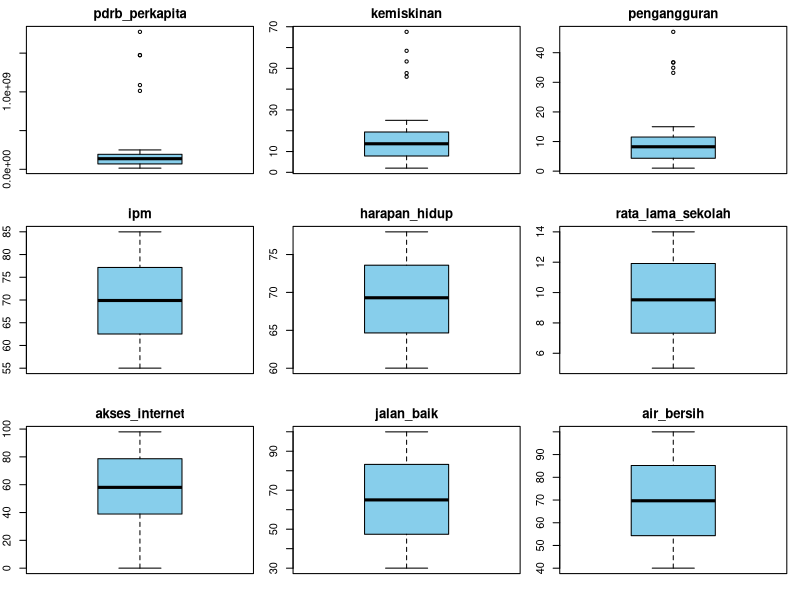
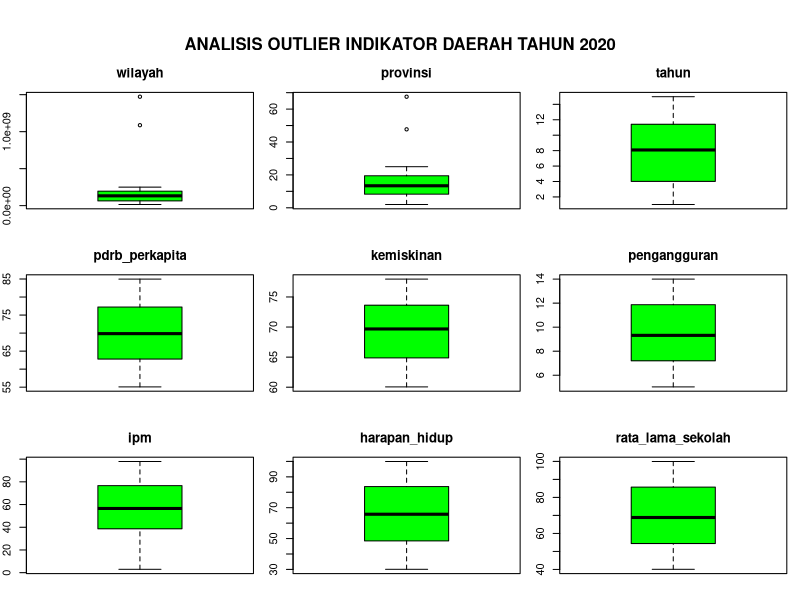
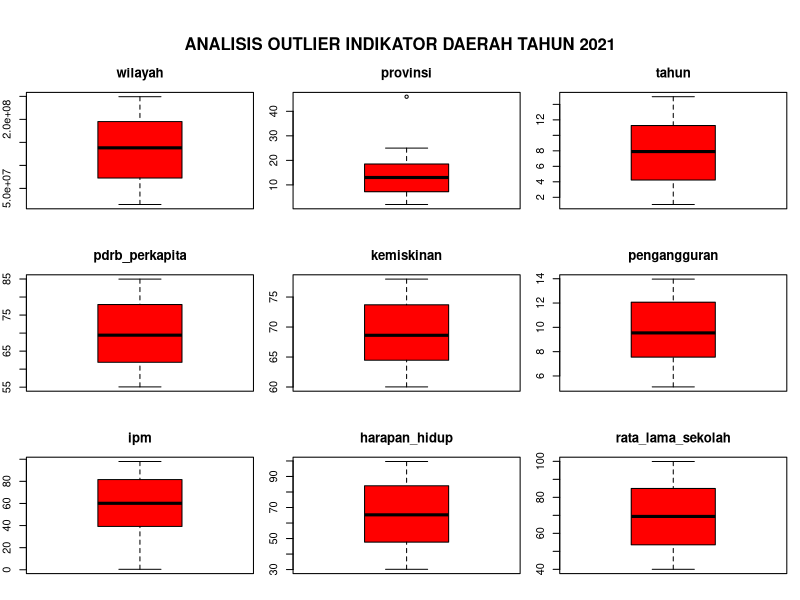
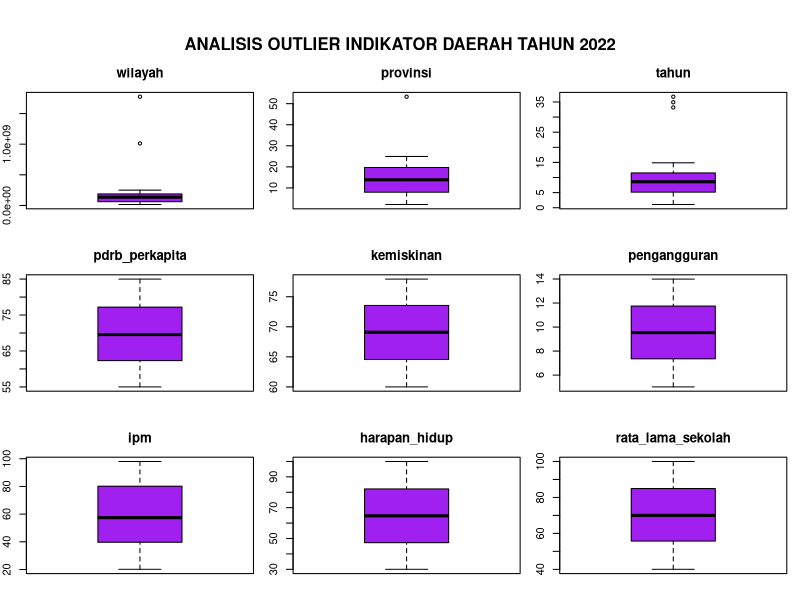
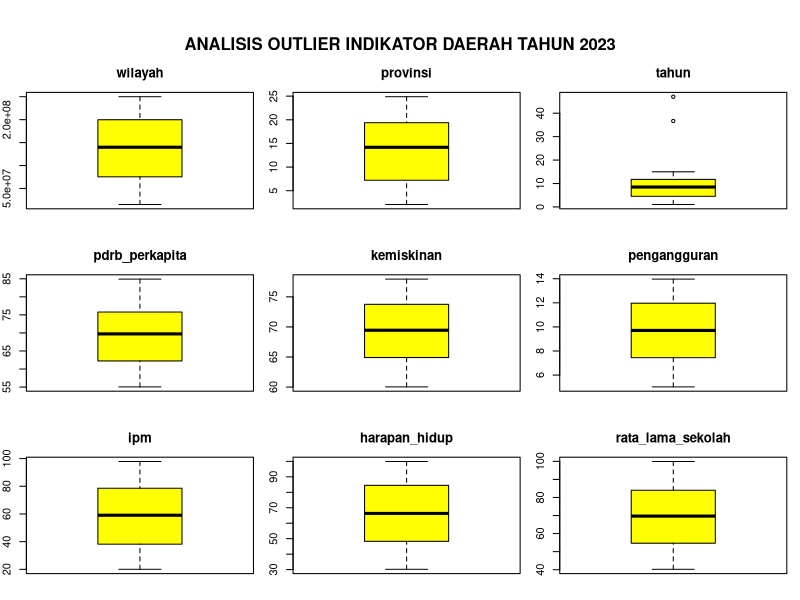
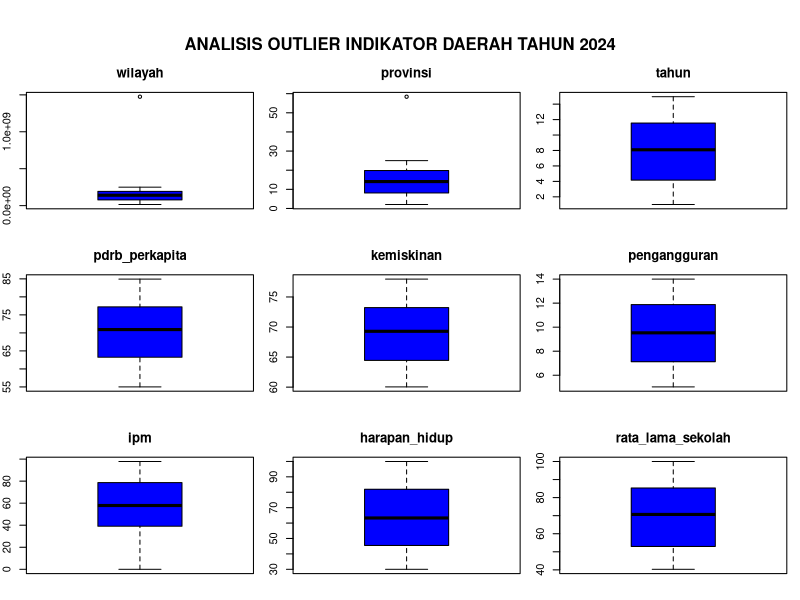

These charts were generated, in order, by the following R code:
# Analisis oulier
# Outlier -> data yang aneh/berbeda dari rata rata data(q1-q3)
# Jadi Analisis outlier berfungsi untuk mendeteksi apakah ada data yang "anomali" / berbeda sendiri
# Nah fungsinya agar kita bisa memutuskan apakah datanya mau dibuang, diperbaiki atau harus diselidiki lagi

# Dampak outlier terhadap analisis statistik 
# 1. merusak nilai rata-rata -> misalkan ada 5 orang, 
# orang 1 bawa 4 buah, orang 2 5 buah, orang 3 5 buah, orang 4 4 buah. orang 5 100 buah
# nah orang kelima ini ngebuat rata-ratanya jadi 20an padahal kenyataannya harusnya 4-5 doang dia sendiri yang kejauhan/anomali 
# 2. mengganggu nilai standar deviasi
# standar deviasi itu mengukur penyebaran data, kalau ada outlier berarti datanya keliatan sangat renggang
# statistiknya akan menganggap datanya tidak stabil/tidak konsisten.

data <- read.csv(
  "Dataset/pembangunan_wilayah_missing_outlier.csv"
)
library(dplyr)
#===============================================
# BOXPLOT & IQR
#===============================================
# fungsi iqr 
hitung_iqr <- function(data_input, nama_kolom, nama_variabel) {
  # Ambil data kolom secara dinamis dari dataset utama
  data_kolom <- data_input[[nama_kolom]]
  
  # Q1, Q3, dan IQR
  q1 <- quantile(data_kolom, 0.25, na.rm = TRUE)
  q3 <- quantile(data_kolom, 0.75, na.rm = TRUE)
  iqr_value <- q3 - q1
  
  # batas atas dan bawah
  batas_bawah <- q1 - (1.5 * iqr_value)
  batas_atas <- q3 + (1.5 * iqr_value)
  
  # jumlah outlier
  jumlah_outlier_atas <- sum(data_kolom > batas_atas, na.rm = TRUE)
  jumlah_outlier_bawah <- sum(data_kolom < batas_bawah, na.rm = TRUE)
  
  # Cetak Hasil Ringkasan Statistik
  cat("===================================================\n")
  cat("=== ANALISIS IQR:", nama_variabel, "===\n")
  cat("===================================================\n")
  cat("Kuartil 1 (Q1)       :", q1, "\n")
  cat("Kuartil 3 (Q3)       :", q3, "\n")
  cat("Nilai IQR            :", iqr_value, "\n")
  cat("Batas Normal Bawah   :", batas_bawah, "\n")
  cat("Batas Normal Atas    :", batas_atas, "\n")
  cat("Jumlah Outlier Atas  :", jumlah_outlier_atas, "data\n")
  cat("Jumlah Outlier Bawah :", jumlah_outlier_bawah, "data\n")
  cat("---------------------------------------------------\n")
  
  # Filter data oknum outlier
  outlier_data <- data_input %>% 
    filter(!!sym(nama_kolom) > batas_atas | !!sym(nama_kolom) < batas_bawah) %>% 
    select(provinsi, tahun, !!sym(nama_kolom)) %>% 
    arrange(desc(!!sym(nama_kolom))) # Urutkan dari yang paling ekstrem
  
  # Cetak jumlah total outlier
  cat("Total Outlier Ditemukan:", nrow(outlier_data), "data\n")
  cat("---------------------------------------------------\n")
  
  # --- 3. TAMPILKAN DAFTAR OKNUM OUTLIER ---
  if(nrow(outlier_data) > 0) {
    cat("Daftar Data Outlier (Menampilkan hingga 10 teratas):\n")
    print(head(outlier_data, 10))
  } else {
    cat("Tidak ada data yang menjadi outlier.\n")
  }
  cat("\n\n")
}

# memilih data yang ingin ditampilkan (numeric aja)
df_indikator <- data %>% 
  select(pdrb_perkapita, kemiskinan, pengangguran, ipm, 
         harapan_hidup, rata_lama_sekolah, akses_internet, jalan_baik, air_bersih)

# bagi menjadi 3 baris 3 kolom
par(mfrow=c(3,3), mar=c(2, 2, 2, 1))

# buat boxplotnya sesuai tipenya masing-masing 
for(i in 1:ncol(df_indikator)) {
  boxplot(df_indikator[[i]], main=colnames(df_indikator)[i], col="skyblue")
}

# IQR untuk menghitung dan mencari siapa outliernya
hitung_iqr(data, "pdrb_perkapita", "PDRB PER KAPITA")
hitung_iqr(data, "kemiskinan", "KEMISKINAN")
hitung_iqr(data, "pengangguran", "PENGANGGURAN")

# Memisahkan dataset utama menjadi 5 dataset mandiri
# data 2020
data_2020 <- data %>% filter(tahun == 2020) 
data_2020_number <- data_2020 %>% 
  select(pdrb_perkapita, kemiskinan, pengangguran, ipm, 
         harapan_hidup, rata_lama_sekolah, akses_internet, jalan_baik, air_bersih)
par(mfrow = c(3, 3), mar = c(2, 2, 3, 1), oma = c(0, 0, 4, 0))

for(i in 1:ncol(data_2020_number)) {
  boxplot(data_2020_number[[i]], main = colnames(data_2020)[i], col = "green")
}
mtext("ANALISIS OUTLIER INDIKATOR DAERAH TAHUN 2020", 
      side = 3,
      outer = TRUE,   
      cex = 1,  
      font = 2)
hitung_iqr(data_2020,"pdrb_perkapita", "PDRB PER KAPITA Tahun 2020")
hitung_iqr(data_2020,"kemiskinan", "KEMISKINAN Tahun 2020")
hitung_iqr(data_2020,"pengangguran", "PENGANGGURAN Tahun 2020")

# data 2021
data_2021 <- data %>% filter(tahun == 2021)  
data_2021_number <- data_2021%>% 
  select(pdrb_perkapita, kemiskinan, pengangguran, ipm, 
         harapan_hidup, rata_lama_sekolah, akses_internet, jalan_baik, air_bersih)
par(mfrow = c(3, 3), mar = c(2, 2, 3, 1), oma = c(0, 0, 4, 0))

for(i in 1:ncol(data_2021_number)) {
  boxplot(data_2021_number[[i]], main=colnames(data_2021)[i], col="red")
}
mtext("ANALISIS OUTLIER INDIKATOR DAERAH TAHUN 2021", 
      side = 3,
      outer = TRUE,   
      cex = 1,  
      font = 2)
hitung_iqr(data_2021,"pdrb_perkapita", "PDRB PER KAPITA Tahun 2021")
hitung_iqr(data_2021,"kemiskinan", "KEMISKINAN Tahun 2021")
hitung_iqr(data_2021,"pengangguran", "PENGANGGURAN Tahun 2021")

# data 2022
data_2022 <- data %>% filter(tahun == 2022) 
data_2022_number <- data_2022 %>% 
  select(pdrb_perkapita, kemiskinan, pengangguran, ipm, 
         harapan_hidup, rata_lama_sekolah, akses_internet, jalan_baik, air_bersih)
data_2022
par(mfrow = c(3, 3), mar = c(2, 2, 3, 1), oma = c(0, 0, 4, 0))
for(i in 1:ncol(data_2022_number)) {
  boxplot(data_2022_number[[i]], main=colnames(data_2022)[i], col="purple")
}
mtext("ANALISIS OUTLIER INDIKATOR DAERAH TAHUN 2022", 
      side = 3,
      outer = TRUE,   
      cex = 1,  
      font = 2)
hitung_iqr(data_2022,"pdrb_perkapita", "PDRB PER KAPITA Tahun 2022")
hitung_iqr(data_2022,"kemiskinan", "KEMISKINAN Tahun 2022")
hitung_iqr(data_2022,"pengangguran", "PENGANGGURAN Tahun 2022")

# data 2023
data_2023 <- data %>% filter(tahun == 2023)
data_2023_number <- data_2023 %>% 
  select(pdrb_perkapita, kemiskinan, pengangguran, ipm, 
         harapan_hidup, rata_lama_sekolah, akses_internet, jalan_baik, air_bersih)
data_2023_number
par(mfrow = c(3, 3), mar = c(2, 2, 3, 1), oma = c(0, 0, 4, 0))
for(i in 1:ncol(data_2023_number)) {
  boxplot(data_2023_number[[i]], main=colnames(data_2023)[i], col="yellow")
}
mtext("ANALISIS OUTLIER INDIKATOR DAERAH TAHUN 2023", 
      side = 3,
      outer = TRUE,   
      cex = 1,  
      font = 2)
hitung_iqr(data_2023,"pdrb_perkapita", "PDRB PER KAPITA Tahun 2023")
hitung_iqr(data_2023,"kemiskinan", "KEMISKINAN Tahun 2023")
hitung_iqr(data_2023,"pengangguran", "PENGANGGURAN Tahun 2023")

# data 2024
data_2024 <- data %>% filter(tahun == 2024) 
data_2024_number <- data_2024 %>% 
  select(pdrb_perkapita, kemiskinan, pengangguran, ipm, 
         harapan_hidup, rata_lama_sekolah, akses_internet, jalan_baik, air_bersih)
par(mfrow = c(3, 3), mar = c(2, 2, 3, 1), oma = c(0, 0, 4, 0))
for(i in 1:ncol(data_2024_number)) {
  boxplot(data_2024_number[[i]], main=colnames(data_2024)[i], col="blue")
}
mtext("ANALISIS OUTLIER INDIKATOR DAERAH TAHUN 2024", 
      side = 3,
      outer = TRUE,   
      cex = 1,  
      font = 2)
hitung_iqr(data_2024,"pdrb_perkapita", "PDRB PER KAPITA Tahun 2024")
hitung_iqr(data_2024,"kemiskinan", "KEMISKINAN Tahun 2024")
hitung_iqr(data_2024,"pengangguran", "PENGANGGURAN Tahun 2024")
